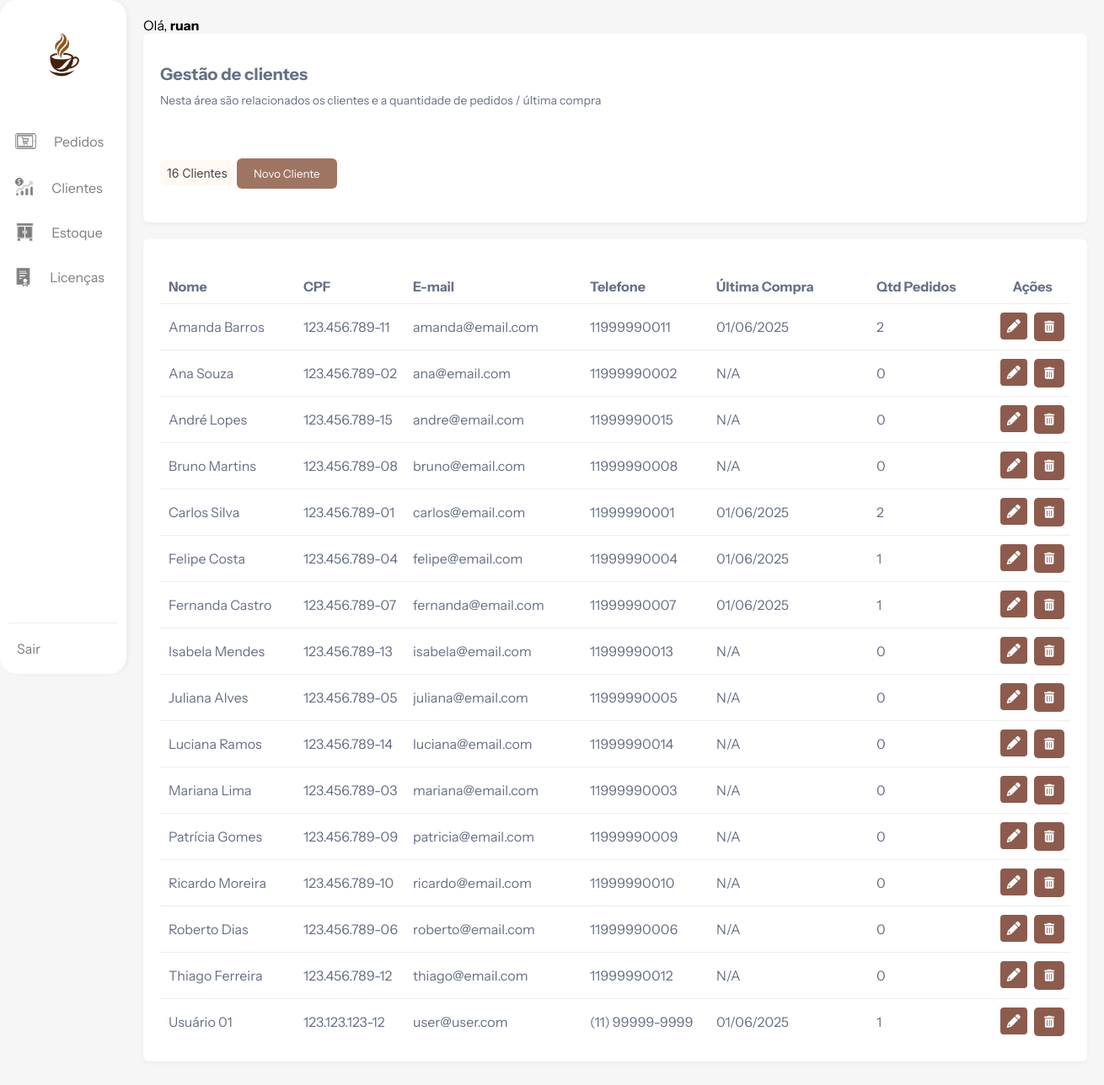
The app's page /views/clientes.php (signed in), older data.
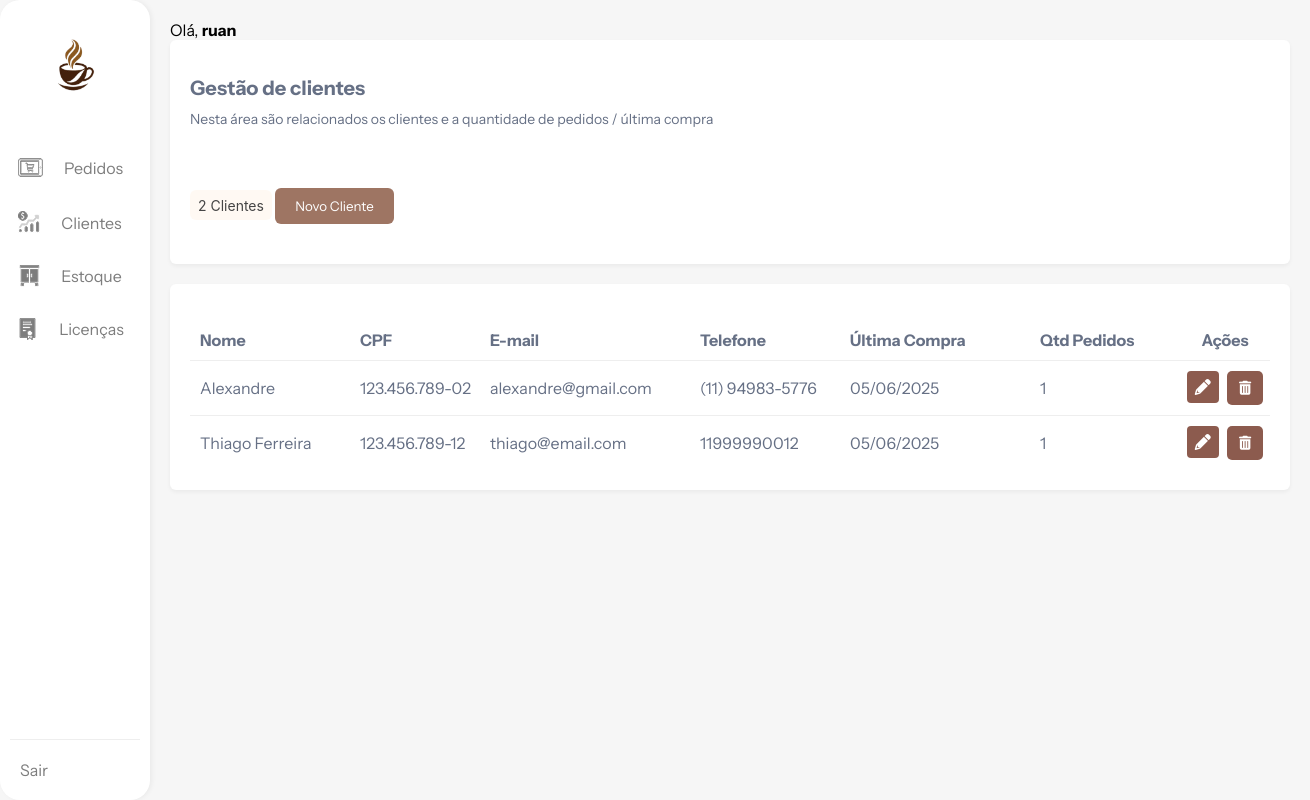
The same page, newer data.
### tables this page shows
CREATE TABLE IF NOT EXISTS `clientes` (
  `cliente_id` int NOT NULL AUTO_INCREMENT,
  `nome` varchar(100) NOT NULL,
  `email` varchar(100) DEFAULT NULL,
  `telefone` varchar(20) DEFAULT NULL,
  `cpf` varchar(14) DEFAULT NULL,
  PRIMARY KEY (`cliente_id`),
  UNIQUE KEY `cpf` (`cpf`)
);

### views/clientes.php (the view, shortened to what the changed rows need)
<?php
include("../config/conexao.php");
$sql_clientes = "
    SELECT
        c.cliente_id,
        c.nome,
        c.email,
        c.telefone,
        c.cpf,
        MAX(p.data_pedido) AS ultima_compra,
        COUNT(DISTINCT p.pedido_id) AS qtd_pedidos
    FROM
        clientes c
    LEFT JOIN
        pedidos p ON c.cliente_id = p.cliente_id
    GROUP BY
        c.cliente_id, c.nome, c.email, c.telefone, c.cpf
    ORDER BY
        c.nome ASC;
";
$result_clientes = $mysqli->query($sql_clientes);
$total_clientes = 0;
if ($result_clientes) {
    $total_clientes = $result_clientes->num_rows;
}
?>
<!DOCTYPE html>
<html lang="pt-br">
<head>
    <link rel="stylesheet" href="../public/css/clientes.css">
    <link rel="stylesheet" href="https://cdnjs.cloudflare.com/ajax/libs/font-awesome/6.0.0-beta3/css/all.min.css">
</head>
<body>
    <main>
        <section class="container">
            <h2>Gestão de clientes</h2>
            <div class="badge">
                <span><?php echo $total_clientes; ?> Clientes</span>
            </div>
        </section>
        <section>
            <div class="tabela">
                <?php
                if ($result_clientes && $result_clientes->num_rows > 0) {
                    $result_clientes->data_seek(0);
                    while ($cliente = $result_clientes->fetch_assoc()) {
                        ?>
                        <div class="tabela-row">
                            <div><?php echo htmlspecialchars($cliente['nome']); ?></div>
                            <div><?php echo htmlspecialchars($cliente['cpf']); ?></div>
                            <div><?php echo htmlspecialchars($cliente['email']); ?></div>
                            <div><?php echo htmlspecialchars($cliente['telefone']); ?></div>
                            <div><?php echo htmlspecialchars($cliente['ultima_compra'] ? date('d/m/Y', strtotime($cliente['ultima_compra'])) : 'N/A'); ?></div>
                            <div><?php echo htmlspecialchars($cliente['qtd_pedidos']); ?></div>
                            <div class="tabela-actions">
                                <button class="btn-editar"
                                        onclick="abrirModalEdicaoCliente(
                                            <?php echo htmlspecialchars($cliente['cliente_id']); ?>,
                                            '<?php echo htmlspecialchars($cliente['nome']); ?>',
                                            '<?php echo htmlspecialchars($cliente['email']); ?>',
                                            '<?php echo htmlspecialchars($cliente['telefone']); ?>',
                                            '<?php echo htmlspecialchars($cliente['cpf']); ?>'
                                        )">
                                    <i class="fa-solid fa-pencil"></i>
                                </button>
                                <button class="btn-excluir" onclick="confirmarExclusao(<?php echo htmlspecialchars($cliente['cliente_id']); ?>, '<?php echo htmlspecialchars($cliente['nome']); ?>')">
                                    <i class="fa-solid fa-trash-can"></i>
                                </button>
                            </div>
                        </div>
                        <?php
                    }
                } else {
                    echo "<div class='tabela-row'><div style='grid-column: 1 / span 7; text-align: center; padding: 20px;'>Nenhum cliente encontrado.</div></div>";
                }
                ?>
            </div>
        </section>
    </main>
</body>
</html>

Row changes from the older to the newer data that the page shows:
removed clientes: nome "Amanda Barros", cpf "123.456.789-11", email "amanda@email.com", telefone "11999990011", ultima_compra "01/06/2025", qtd_pedidos "2"
removed clientes: nome "Ana Souza", cpf "123.456.789-02", email "ana@email.com", telefone "11999990002", ultima_compra "N/A", qtd_pedidos "0"
removed clientes: nome "André Lopes", cpf "123.456.789-15", email "andre@email.com", telefone "11999990015", ultima_compra "N/A", qtd_pedidos "0"
removed clientes: nome "Bruno Martins", cpf "123.456.789-08", email "bruno@email.com", telefone "11999990008", ultima_compra "N/A", qtd_pedidos "0"
removed clientes: nome "Carlos Silva", cpf "123.456.789-01", email "carlos@email.com", telefone "11999990001", ultima_compra "01/06/2025", qtd_pedidos "2"
removed clientes: nome "Felipe Costa", cpf "123.456.789-04", email "felipe@email.com", telefone "11999990004", ultima_compra "01/06/2025", qtd_pedidos "1"
removed clientes: nome "Fernanda Castro", cpf "123.456.789-07", email "fernanda@email.com", telefone "11999990007", ultima_compra "01/06/2025", qtd_pedidos "1"
removed clientes: nome "Isabela Mendes", cpf "123.456.789-13", email "isabela@email.com", telefone "11999990013", ultima_compra "N/A", qtd_pedidos "0"
removed clientes: nome "Juliana Alves", cpf "123.456.789-05", email "juliana@email.com", telefone "11999990005", ultima_compra "N/A", qtd_pedidos "0"
removed clientes: nome "Luciana Ramos", cpf "123.456.789-14", email "luciana@email.com", telefone "11999990014", ultima_compra "N/A", qtd_pedidos "0"
removed clientes: nome "Mariana Lima", cpf "123.456.789-03", email "mariana@email.com", telefone "11999990003", ultima_compra "N/A", qtd_pedidos "0"
removed clientes: nome "Patrícia Gomes", cpf "123.456.789-09", email "patricia@email.com", telefone "11999990009", ultima_compra "N/A", qtd_pedidos "0"
removed clientes: nome "Ricardo Moreira", cpf "123.456.789-10", email "ricardo@email.com", telefone "11999990010", ultima_compra "N/A", qtd_pedidos "0"
removed clientes: nome "Roberto Dias", cpf "123.456.789-06", email "roberto@email.com", telefone "11999990006", ultima_compra "N/A", qtd_pedidos "0"
removed clientes: nome "Usuário 01", cpf "123.123.123-12", email "user@user.com", telefone "(11) 99999-9999", ultima_compra "01/06/2025", qtd_pedidos "1"
added clientes: nome "Alexandre", cpf "123.456.789-02", email "alexandre@gmail.com", telefone "(11) 94983-5776", ultima_compra "05/06/2025", qtd_pedidos "1"
computed for clientes "Thiago Ferreira": ultima_compra "N/A" → "05/06/2025"; qtd_pedidos "0" → "1"
Text that changed along with them:
$total_clientes: "16" → "2"
